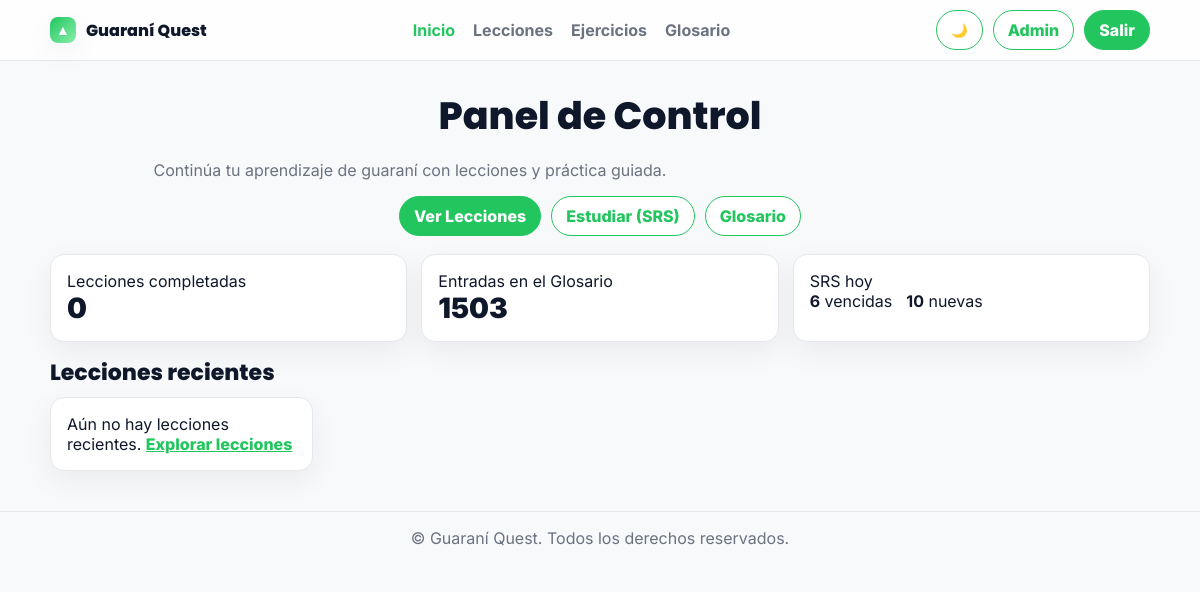
The page /learning/dashboard/ (signed in) on the database as committed earlier.
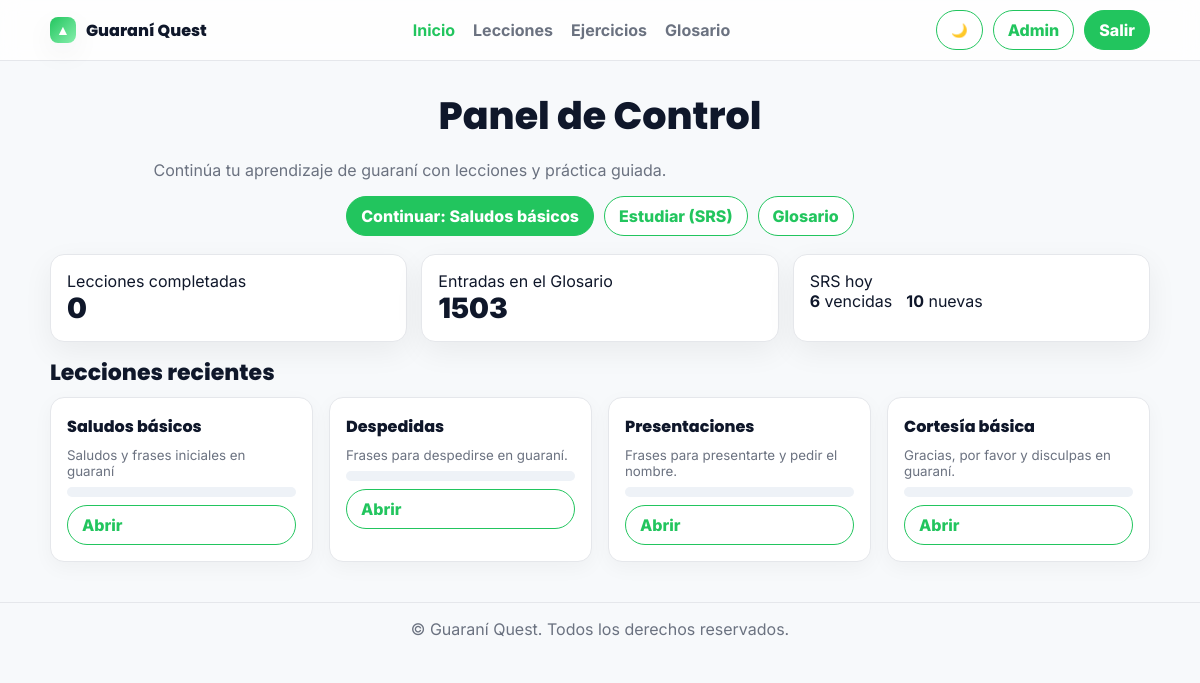
The same page on the database as committed later.
### learning/models.py (models this page shows, shortened)
class Lesson(models.Model):
    title = models.CharField(max_length=200)
    description = models.TextField(blank=True)
    order = models.PositiveIntegerField(default=0)
    is_published = models.BooleanField(default=True)
    class Meta:
        ordering = ["order", "id"]

### learning/views.py (the view)
# urls.py: path("dashboard/", views.DashboardView.as_view(), name="dashboard"),
class DashboardView(LoginRequiredMixin, TemplateView):
    template_name = "learning/dashboard.html"
    def get_context_data(self, **kwargs):
        ctx = super().get_context_data(**kwargs)
        user = self.request.user
        lessons = Lesson.objects.filter(is_published=True).order_by("order")
        progress_qs = UserLessonProgress.objects.filter(user=user)
        progress_map = {lp.lesson_id: lp for lp in progress_qs}
        lessons_completed = sum(1 for lp in progress_map.values() if lp.completed)
        glossary_count = GlossaryEntry.objects.filter(user=user).count()
        not_completed_ids = [lid for lid, lp in progress_map.items() if not lp.completed]
        next_lesson = (lessons.filter(id__in=not_completed_ids).first() or lessons.first())
        recent_lessons = (
            Lesson.objects.filter(progress__user=user)
            .order_by("-progress__updated_at")
            .distinct()[:4]
        )
        if not recent_lessons:
            recent_lessons = lessons[:4]
        due_reviews = 0
        allowed_new = 0
        try:
            deck, _ = SRSDeck.objects.get_or_create(user=user, name="Mi Glosario")
            state, _ = SRSUserState.objects.get_or_create(user=user, deck=deck)
            today = timezone.now().date()
            new_shown = state.new_shown_count if state.new_shown_on == today else 0
            default_limit = {"beginner": 10, "comfortable": 15, "aggressive": 25}.get(state.mode or "comfortable", 15)
            limit = state.new_limit or default_limit
            allowed_new = max(0, limit - new_shown)
            due_reviews = Flashcard.objects.filter(
                user=user, deck=deck, suspended=False, repetitions__gt=0, due_at__lte=timezone.now()
            ).count()
        except Exception:
            pass
        ctx.update({
            "lessons": lessons,              # still handy for small strip
            "progress_map": progress_map,
            "lessons_completed": lessons_completed,
            "glossary_count": glossary_count,
            "next_lesson": next_lesson,
            "recent_lessons": recent_lessons,
            "due_reviews": due_reviews,
            "allowed_new": allowed_new,
        })
        return ctx

### learning/templatetags/dict_extras.py (called while the page is built)
@register.filter
def get_item(d, key):
    try:
        return d.get(key)
    except Exception:
        return None

### learning/templates/learning/dashboard.html
{% extends "base.html" %}
{% load dict_extras %}
{% block content %}
  <section style="text-align:center;margin:26px 0 18px;">
    <h1>Panel de Control</h1>
    <p class="lead">Continúa tu aprendizaje de guaraní con lecciones y práctica guiada.</p>
    <div style="display:flex;gap:10px;justify-content:center;flex-wrap:wrap;margin-top:10px;">
      {% if next_lesson %}
        <a class="qx-btn" href="{% url 'lesson_detail' next_lesson.id %}">Continuar: {{ next_lesson.title }}</a>
      {% else %}
        <a class="qx-btn" href="{% url 'lessons_overview' %}">Ver Lecciones</a>
      {% endif %}
      <a class="qx-btn qx-outline" href="{% url 'srs_study' %}">Estudiar (SRS)</a>
      <a class="qx-btn qx-outline" href="{% url 'glossary' %}">Glosario</a>
    </div>
  </section>
  <section class="grid" style="grid-template-columns:repeat(auto-fit,minmax(240px,1fr));gap:14px;margin-bottom:14px;">
    <div class="card">
      <div class="tip">Lecciones completadas</div>
      <div style="font-size:28px;font-weight:900;">{{ lessons_completed }}</div>
    </div>
    <div class="card">
      <div class="tip">Entradas en el Glosario</div>
      <div style="font-size:28px;font-weight:900;">{{ glossary_count }}</div>
    </div>
    <div class="card">
      <div class="tip">SRS hoy</div>
      <div style="display:flex;gap:14px;align-items:center;">
        <div><strong>{{ due_reviews }}</strong> vencidas</div>
        <div><strong>{{ allowed_new }}</strong> nuevas</div>
      </div>
    </div>
  </section>
  <section style="margin:10px 0;">
    <h3 style="margin-bottom:8px;">Lecciones recientes</h3>
    <div class="grid grid-4">
      {% for l in recent_lessons %}
        {% with lp=progress_map|get_item:l.id %}
        <div class="tile">
          <h4 style="margin:0">{{ l.title }}</h4>
          <small>{{ l.description|default:"" }}</small>
          <div class="progress"><div class="bar" style="width: {{ lp.progress_percent|default:0 }}%"></div></div>
          <a class="qx-btn qx-outline" href="{% url 'lesson_detail' l.id %}">Abrir</a>
        </div>
        {% endwith %}
      {% empty %}
        <div class="card">Aún no hay lecciones recientes. <a href="{% url 'lessons_overview' %}" style="color:var(--green);font-weight:800;">Explorar lecciones</a></div>
      {% endfor %}
    </div>
  </section>
{% endblock %}

Rows that differ between the two databases and show on the page:
added Lesson: title "Saludos básicos", description "Saludos y frases iniciales en guaraní"
added Lesson: title "Despedidas", description "Frases para despedirse en guaraní."
added Lesson: title "Presentaciones", description "Frases para presentarte y pedir el nombre."
added Lesson: title "Cortesía básica", description "Gracias, por favor y disculpas en guaraní."
Other text that changed with them:
text no longer shown: "Ver Lecciones Aún no hay lecciones recientes. Explorar lecciones"
text now shown: "Continuar:"
